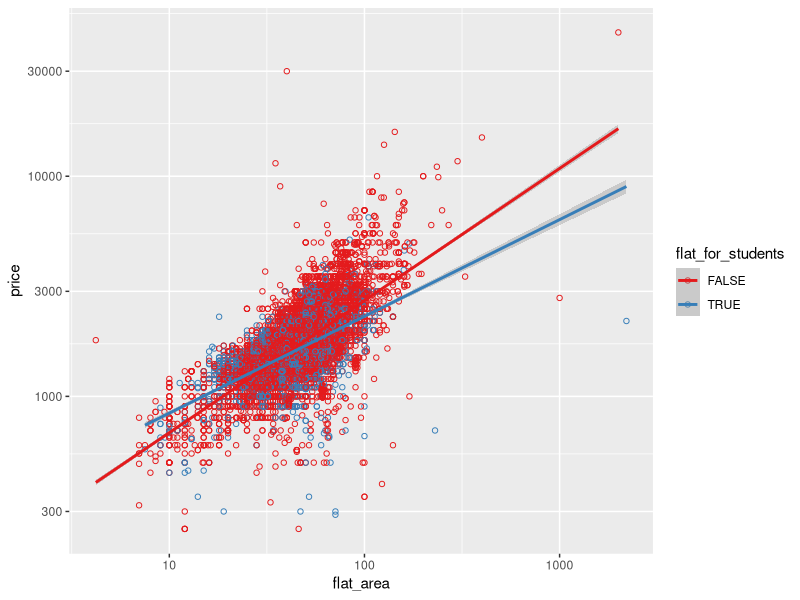
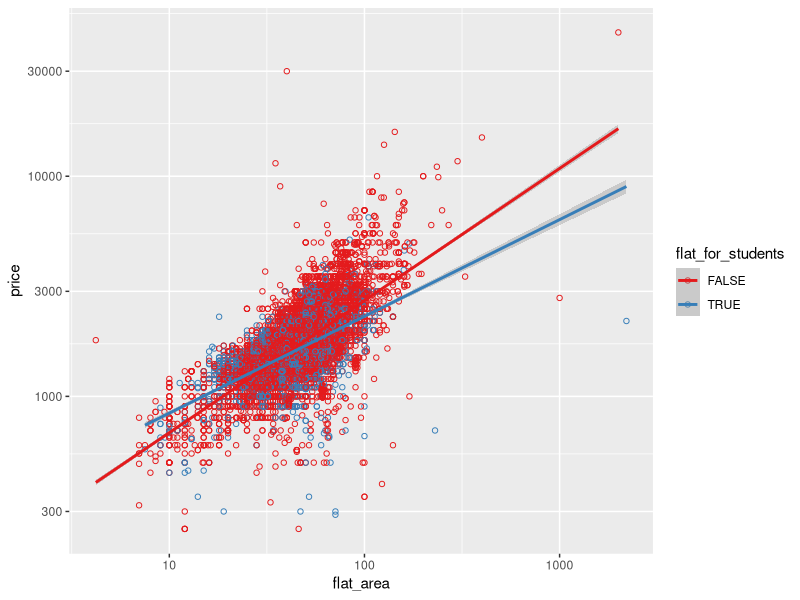
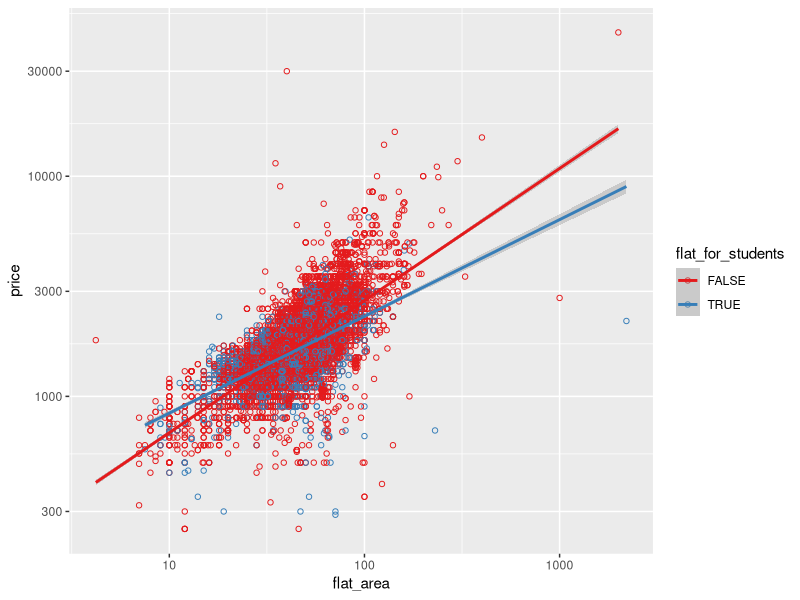
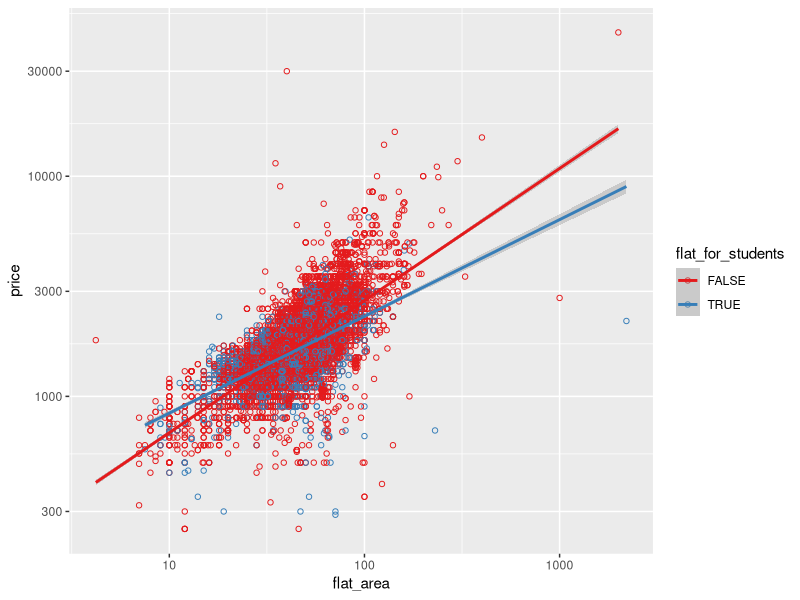
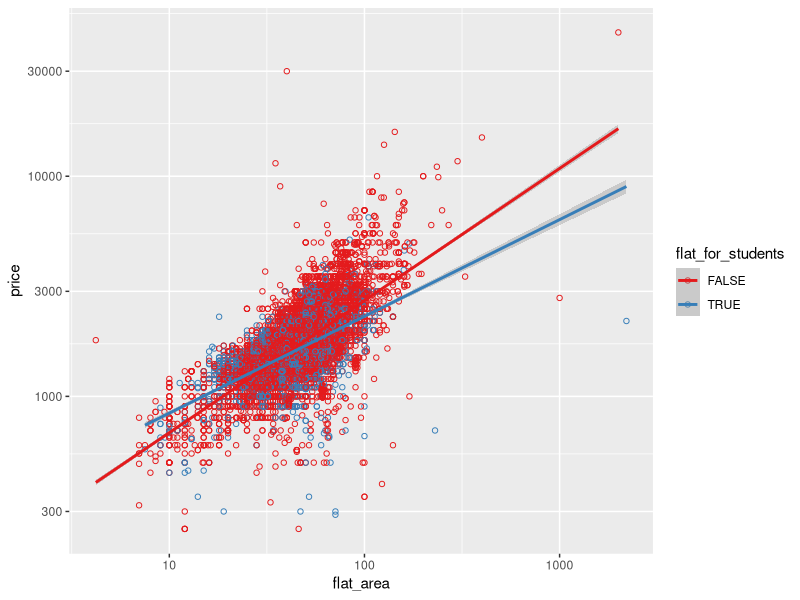

R code for these plots, in order:
## ---- chunk 1
library(readxl)
library(ggplot2)
## ---- chunk 2
rent <- read_excel("../data-raw/rent-poznan.xlsx")
head(rent)
## ---- chunk 3
ggplot(data = rent, 
       aes(x = flat_area, y = price, color = flat_for_students)) + 
  geom_point(shape = 1) + 
  geom_smooth(method = "lm") +
  #geom_smooth(method = MASS::rlm, color = "red") +
  #facet_wrap(~ flat_for_students) +
  scale_y_log10() +
  scale_x_log10() +
  scale_color_brewer(type = "qual", palette = "Set1")
## ---- chunk 4
wykres1 <- ggplot(data = rent, 
                  aes(x = flat_area, y = price, color = flat_for_students)) + 
          geom_point(shape = 1) + 
          geom_smooth(method = "lm") +
          #geom_smooth(method = MASS::rlm, color = "red") +
          #facet_wrap(~ flat_for_students) +
          scale_y_log10() +
          scale_x_log10() +
          scale_color_brewer(type = "qual", palette = "Set1")
## ---- chunk 5
str(wykres1,1)
wykres1
## ---- chunk 6
ggsave(plot = wykres1, filename = "../figures/wykres1.png")
ggsave(plot = wykres1, filename = "../figures/wykres1.png", 
       width=7, height = 5)

ggsave(plot = wykres1, filename = "../figures/wykres1.pdf")
